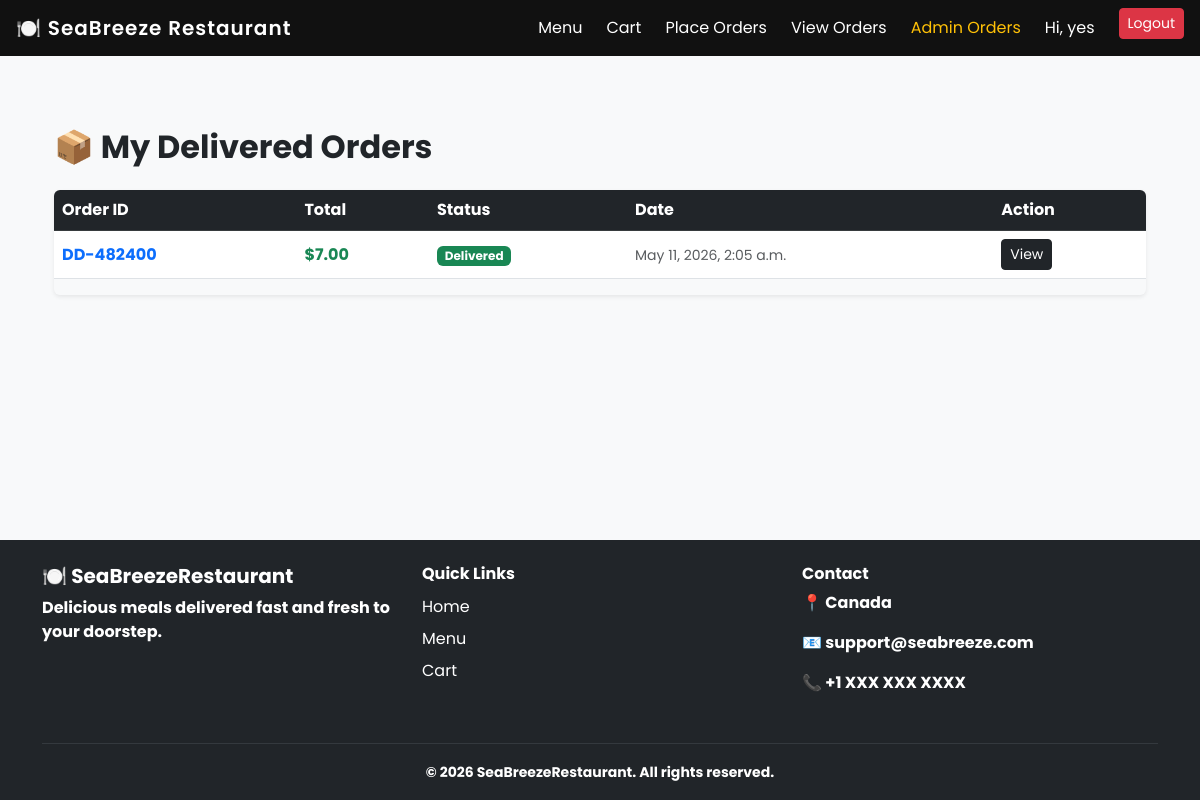
Screenshot of /my-orders/ (signed in) with the database file from the repository.
### restaurant/models.py (models this page shows, shortened)
class User(AbstractUser):
    phone = models.CharField(max_length=20, blank=True)
    address = models.TextField(blank=True)

class Order(models.Model):
    user = models.ForeignKey(User, on_delete=models.CASCADE)
    full_name = models.CharField(max_length=200)
    address = models.TextField()
    phone = models.CharField(max_length=20)
    total_price = models.DecimalField(max_digits=10, decimal_places=2)
    status = models.CharField(
        max_length=20,
        choices=[
            ('pending', 'Pending'),
            ('processing', 'Processing'),
            ('delivered', 'Delivered'),
        ],
        default='pending'
    )
    order_code = models.CharField(max_length=20, unique=True, blank=True)
    created = models.DateTimeField(auto_now_add=True)

### restaurant/views.py (the view)
# urls.py: path('my-orders/', views.user_orders_view, name='user_orders'),
@login_required
def user_orders_view(request):
    orders = Order.objects.filter(
        user=request.user,
        status='delivered'
    ).order_by('-created')
    return render(request, 'restaurant/user_orders.html', {
        'orders': orders
    })

### templates/restaurant/user_orders.html (shortened to what this page needs)
{% extends 'restaurant/base.html' %}
{% block content %}
<div class="container py-4">
    <h2 class="fw-bold mb-4 text-center text-md-start">
        📦 My Delivered Orders
    </h2>
    {% if orders %}
    <div class="d-none d-md-block">
        <div class="table-responsive shadow-sm rounded">
            <table class="table table-hover align-middle">
                <thead class="table-dark">
                    <tr>
                        <th>Order ID</th>
                        <th>Total</th>
                        <th>Status</th>
                        <th>Date</th>
                        <th>Action</th>
                    </tr>
                </thead>
                <tbody>
                    {% for order in orders %}
                    <tr>
                        <td class="fw-bold text-primary">
                            {{ order.order_code }}
                        </td>
                        <td class="text-success fw-bold">
                            ${{ order.total_price }}
                        </td>
                        <td>
                            <span class="badge bg-success">
                                Delivered
                            </span>
                        </td>
                        <td>
                            <small class="text-muted">
                                {{ order.created }}
                            </small>
                        </td>
                        <td>
                            <a href="{% url 'track_order' order.id %}"
                               class="btn btn-sm btn-dark">
                                View
                            </a>
                        </td>
                    </tr>
                    {% endfor %}
                </tbody>
            </table>
        </div>
    </div>
    {% else %}
        <p class="text-muted text-center">
            You have no delivered orders yet.
        </p>
    {% endif %}
</div>
{% endblock %}

### templates/restaurant/base.html (shortened to what this page needs)
<!DOCTYPE html>
<html>
<head>
    <link href="https://cdn.jsdelivr.net/npm/bootstrap@5.3.0/dist/css/bootstrap.min.css" rel="stylesheet">
</head>
<body>
<nav class="navbar navbar-expand-lg navbar-dark px-3">
    <a class="navbar-brand" href="/">🍽️ SeaBreeze Restaurant</a>
    <div class="collapse navbar-collapse" id="navbarContent">
        <ul class="navbar-nav ms-auto text-center text-lg-end gap-lg-2">
            <li class="nav-item">
                <a class="nav-link text-white" href="/">Menu</a>
            </li>
            <li class="nav-item">
                <a class="nav-link text-white" href="/cart/">Cart</a>
            </li>
            {% if user.is_authenticated %}
                <li class="nav-item">
                    <a class="nav-link text-white" href="/menu/">Place Orders</a>
                </li>
                <li class="nav-item">
                    <a class="nav-link text-white" href="{% url 'user_orders' %}">View Orders</a>
                </li>
                {% if user.is_staff %}
                <li class="nav-item">
                    <a class="nav-link text-warning" href="{% url 'admin_orders' %}">
                        Admin Orders
                    </a>
                </li>
                {% endif %}
                <li class="nav-item">
                    <span class="nav-link text-white">Hi, {{ user.username }}</span>
                </li>
                <li class="nav-item">
                    <a class="btn btn-sm btn-danger ms-lg-2" href="{% url 'logout' %}">
                        Logout
                    </a>
                </li>
            {% endif %}
        </ul>
    </div>
</nav>
<div class="page-content">
    <div class="container mt-5">
        {% block content %}{% endblock %}
    </div>
</div>
<footer class="bg-dark text-white mt-5 pt-4 pb-3">
    <div class="container">
        <div class="row">
            <div class="col-12 col-md-4 mb-3">
                <h5 class="fw-bold">🍽️ SeaBreezeRestaurant</h5>
                <p class="fw-bold">
                    Delicious meals delivered fast and fresh to your doorstep.
                </p>
            </div>
            <div class="col-12 col-md-4 mb-3">
                <h6 class="fw-bold">Quick Links</h6>
                <ul class="list-unstyled">
                    <li><a href="/" class="text-white text-decoration-none d-block py-1">Home</a></li>
                    <li><a href="/menu/" class="text-white text-decoration-none d-block py-1">Menu</a></li>
                    <li><a href="/cart/" class="text-white text-decoration-none d-block py-1">Cart</a></li>
                </ul>
            </div>
            <div class="col-12 col-md-4 mb-3">
                <h6 class="fw-bold">Contact</h6>
                <p class="fw-bold">📍 Canada</p>
                <p class="fw-bold">📧 support@seabreeze.com</p>
                <p class="fw-bold">📞 +1 XXX XXX XXXX</p>
            </div>
        </div>
        <hr class="border-secondary">
        <div class="text-center">
            <small class="fw-bold">
                © 2026 SeaBreezeRestaurant. All rights reserved.
            </small>
        </div>
    </div>
</footer>
</body>
</html>

### templates/restaurant/base.html (style rules this page uses)
html, body { height: 100%; }
body { font-family: 'Poppins', sans-serif; background-color: #f8f9fa; display: flex; flex-direction: column; }
.page-content { flex: 1; }
.navbar { background-color: #111 !important; }
.navbar-brand { font-weight: 600; letter-spacing: 1px; }
p { color: white; }

### rows the page displays
User: username "yes"
Order: order_code "DD-482400", total_price "7.00", created "May 11, 2026, 2:05 a.m."
